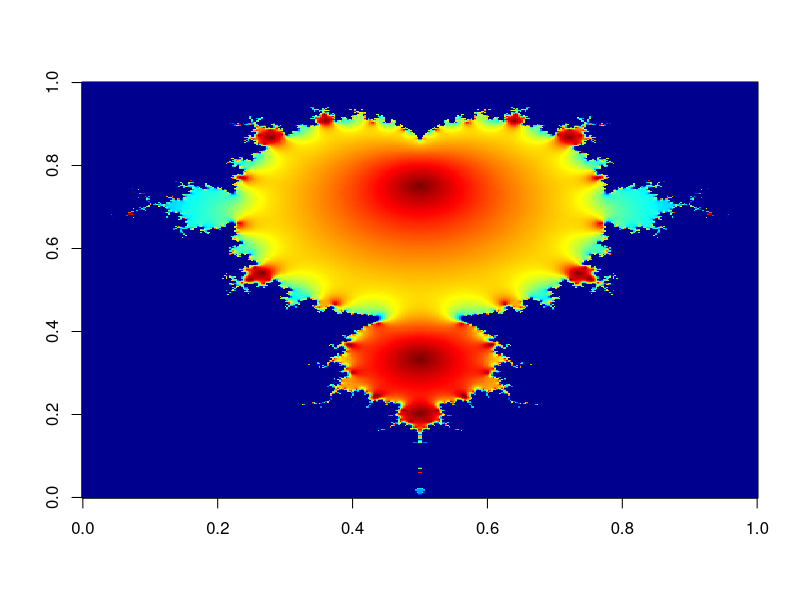

The R source for this figure:
# Mandelbrot set
# ====================================================\==== 
# Jarek Tuszynski, PhD.                           o / \ 
# Science Applications International Corporation  <\__,|  
# (703) 676-4192                                   ">  \ 
# Jaroslaw.W.Tuszynski at saic.com          

library(fields)  # for tim.colors
library(caTools) # for write.gif
m = 400          # grid size
C = complex( real=rep(seq(-1.8,0.6, length.out=m), each=m ), 
             imag=rep(seq(-1.2,1.2, length.out=m),      m ) )
C = matrix(C,m,m)
Z = 0
X = array(0, c(m,m,20))
for (k in 1:20) {
  Z = Z^2+C
  X[,,k] = exp(-abs(Z))
}
image(X[,,k], col=tim.colors(256)) # show final image in R
write.gif(X, "Mandelbrot.gif", col=tim.colors(256), delay=100)

# drop "Mandelbrot.gif" file from current directory on any web brouser to
# see the animation
